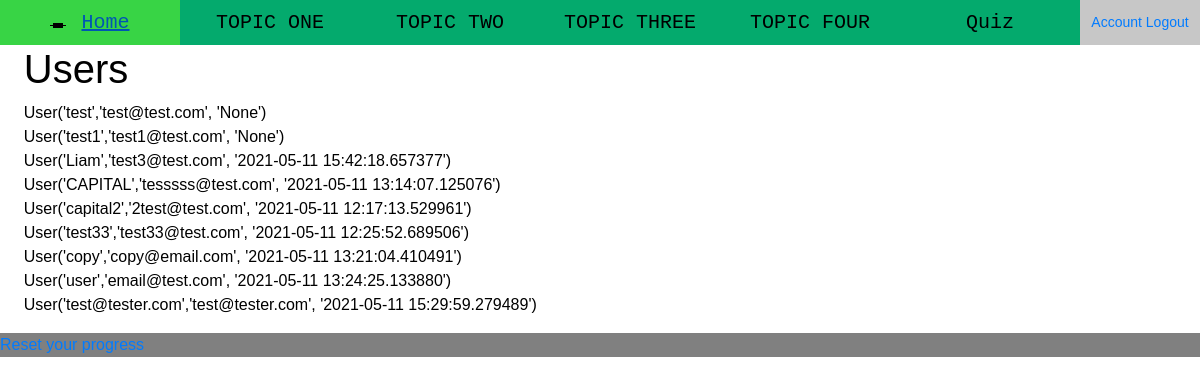
Page /users (signed in) on the earlier database version.
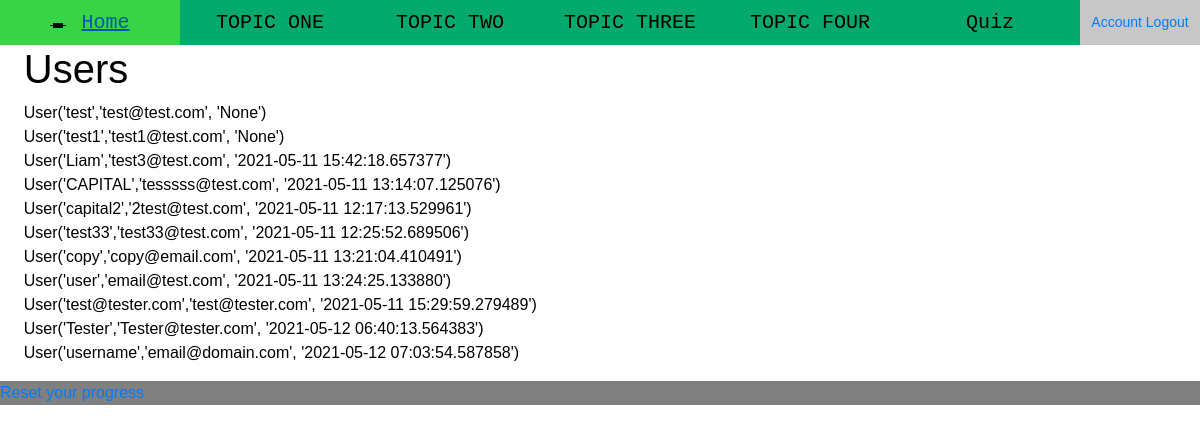
Same page on the later database version.
### app/models.py (models this page shows)
class User(db.Model, UserMixin):
    id = db.Column(db.Integer, primary_key = True)
    username = db.Column(db.String(20), unique = True, nullable=False)
    email = db.Column(db.String(120), unique = True, nullable=False)
    password = db.Column(db.String(60), nullable=False)
    about_me = db.Column(db.String(140))
    last_seen = db.Column(db.DateTime, default=datetime.utcnow)
    scores = db.relationship('Scores', backref='user_info', lazy=True)
    def __repr__(self):
        return f"User('{self.username}','{self.email}', '{self.last_seen}')"

### app/routes.py (the view)
@app.route("/users")
@login_required
def users():
    users_in_database = User.query.all()
    for user in users_in_database:
        print (user.username)
    return render_template('users.html', title= 'Users', all_users = users_in_database)

### app/models.py (called while the page is built)
@login_manager.user_loader
def load_user(user_id):
    return User.query.get(int(user_id))

### app/routes.py (called while the page is built)
@app.before_request
def before_request():
    if current_user.is_authenticated:
        current_user.last_seen = datetime.utcnow()
        db.session.commit()

### app/templates/users.html
{% extends "layout.html" %}
{% block content %}
<h1>Users</h1>
{% for item in all_users %}
    {{item}} </br>
{% endfor %}
{% endblock %}

### app/templates/layout.html (shortened to what this page needs)
<!DOCTYPE html>
<html lang="en">
<head>
    <link rel="stylesheet" href="https://stackpath.bootstrapcdn.com/bootstrap/4.4.1/css/bootstrap.min.css">
    <link rel="stylesheet" href="{{url_for('static', filename='css/layout.css')}}">
</head>
<body>
  <header id="main-header">
    <ul>
      <a class="header-item" href="{{url_for('home')}}">
        <li><img src="{{url_for('static', filename='favicon.ico')}}" alt=""><span>Home</span></li>
      </a>
      <a class="header-item" href="{{url_for('one')}}">
        <li>TOPIC ONE</li>
      </a>
      <a class="header-item" href="{{url_for('two')}}">
          <li>TOPIC TWO</li>
      </a>
      <a class="header-item" href="{{url_for('three')}}">
        <li>TOPIC THREE</li>
      </a>
      <a class="header-item" href="{{url_for('four')}}">
        <li>TOPIC FOUR</li>
      </a>
      <a class ="header-item" href="{{url_for('quiz')}}">
        <li>Quiz</li>
      </a>
      {% if current_user.is_authenticated %}
      <li id="login">
        <a href="{{url_for('account', username = current_user.username)}}">Account</a>
        <a href="{{url_for('logout')}}">Logout</a>
      </li>
      {% endif %}
    </ul>
  </header>
  <div id="body-wrapper">
    <main id="content">
      {% block content %}{% endblock %}
    </main>
    <aside id="progress">
    </aside>
  </div>
  <footer>
    <a href="javascript:resetProgress()">Reset your progress</a>
  </footer>
</body>
</html>

### app/static/css/layout.css (style rules this page uses)
:root { --header-default: #04aa6d; --header-hover: #38d445; --header-active: #afe0b4; --header-login: #c7c7c7; --header-height: 45px; --shading: #e4e4e4; --button-primary-color: #44c767; --button-secondary-color: #5cbf2a; }
body { margin: 0; padding: 0; font-family: Verdana, Geneva, Tahoma, sans-serif; color: black; }
#main-header { position: sticky; top: 0; width: 100%; overflow: visible; }
#main-header > ul { list-style-type: none; padding: 0; margin: 0px; background-color: var(--header-login); display: grid; grid-template-columns: repeat(6, 3fr) 2fr; grid-template-rows: var(--header-height); }
.header-item { background-color: var(--header-default); color: #000000; text-decoration: none; font-family: "Courier New", Courier, monospace; font-size: 20px; }
.header-item > li { text-align: center; vertical-align: middle; line-height: var(--header-height); }
.header-item img { padding-right: 15px; position: relative; bottom: -3px; }
.header-item img + span { margin: 0; }
#login { text-align: center; font-size: 14px; grid-column: 7 / 8; line-height: var(--header-height); }
#body-wrapper { display: grid; grid-template-columns: 1fr 10px; grid-template-areas: "body sidebar"; }
#content { grid-area: body; padding: 0px 2%; }
#progress { grid-area: sidebar; position: sticky; align-self: start; top: var(--header-height); height: 100%; }
footer { background-color: grey; width: 100%; }

Differences in the rows shown:
added User: username+email+last_seen "User('Tester','Tester@tester.com', '2021-05-12 06:40:13.564383')"
added User: username+email+last_seen "User('username','email@domain.com', '2021-05-12 07:03:54.587858')"
